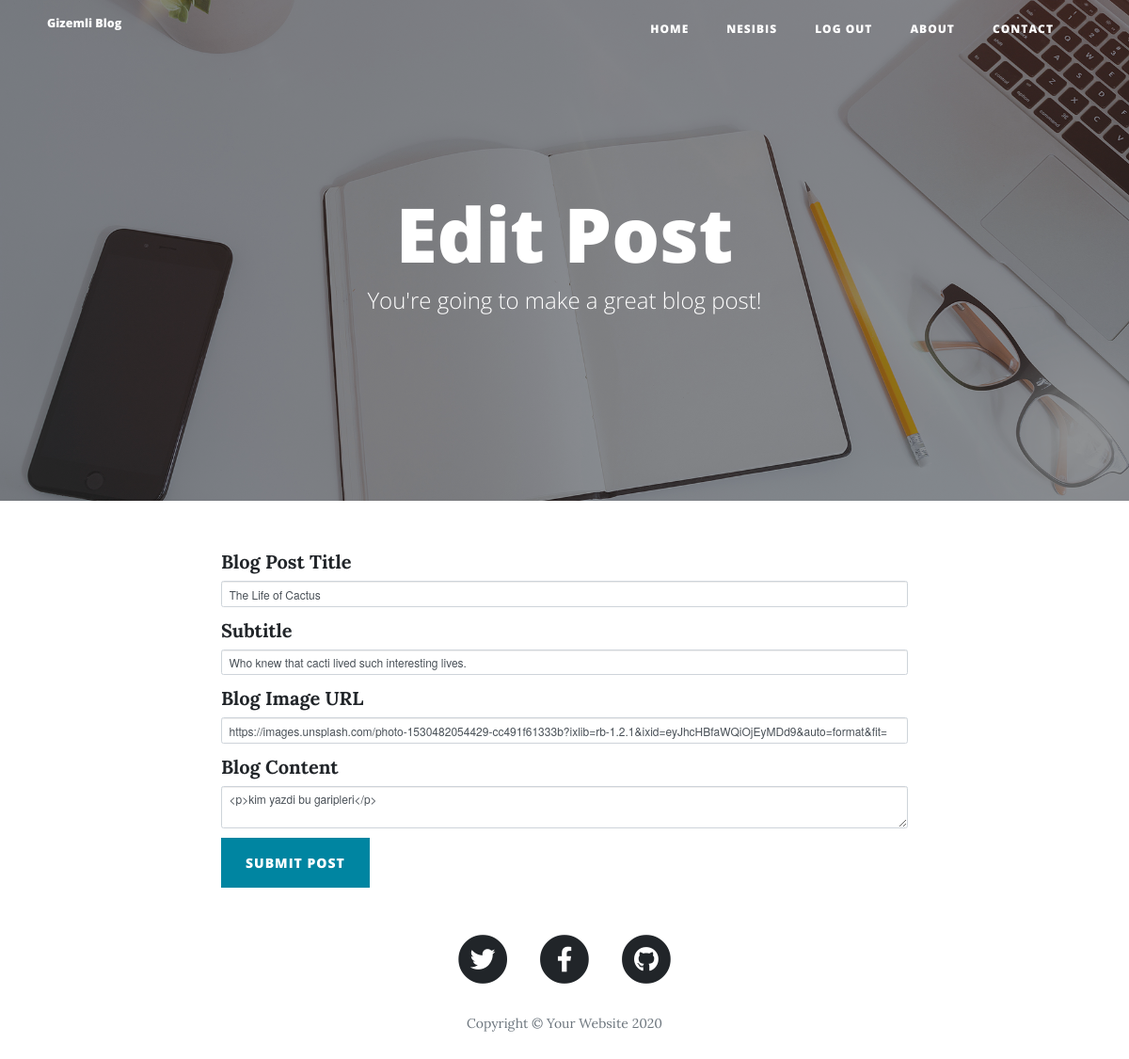
The app's page /edit-post/1 (signed in) with its own data.
### main.py (models this page shows)
class User(UserMixin, db.Model):
    __tablename__ = "users"
    id = db.Column(db.Integer, primary_key=True)
    email = db.Column(db.String(250),unique=True, nullable=False)
    password = db.Column(db.String(250), nullable=False)
    name = db.Column(db.String(250), nullable=False)
    posts = relationship("BlogPost", back_populates="author")
    comments = relationship("Comment", back_populates="comment_author")

class BlogPost(db.Model):
    __tablename__ = "blog_posts"
    id = db.Column(db.Integer, primary_key=True)
    author_id = db.Column(db.Integer, db.ForeignKey("users.id"))
    author = relationship("User", back_populates="posts")
    title = db.Column(db.String(250), unique=True, nullable=False)
    subtitle = db.Column(db.String(250), nullable=False)
    date = db.Column(db.String(250), nullable=False)
    body = db.Column(db.Text, nullable=False)
    img_url = db.Column(db.String(250), nullable=False)
    comments = relationship ("Comment", back_populates="parent_post")

### main.py (the view, shortened to what this page needs)
@app.route("/edit-post/<int:post_id>", methods=['GET','POST'])
@login_required
@admin_only
def edit_post(post_id):
    if current_user.id == 1:
        post = BlogPost.query.get(post_id)
        edit_form = CreatePostForm(
            title=post.title,
            subtitle=post.subtitle,
            img_url=post.img_url,
            author_id=current_user.id,
            body=post.body
        )
        return render_template("make-post.html", form=edit_form, is_edit=True)
    else:
        return redirect(url_for('get_all_posts'))

### forms.py
class CreatePostForm(FlaskForm):
    title = StringField("Blog Post Title", validators=[DataRequired()])
    subtitle = StringField("Subtitle", validators=[DataRequired()])
    img_url = StringField("Blog Image URL", validators=[DataRequired(), URL()])
    body = CKEditorField("Blog Content", validators=[DataRequired()])
    submit = SubmitField("Submit Post")

### main.py (called while the page is built)
def admin_only(f):
    @wraps(f)
    def decorated_function(*args, **kwargs):
        if current_user.id != 1:
            return abort(403)
        return f(*args, **kwargs)
    return decorated_function

@login_manager.user_loader
def load_user(user_id):
    return User.query.get(int(user_id))

### templates/make-post.html (shortened to what this page needs)
{% extends 'bootstrap/base.html' %}
{% import "bootstrap/wtf.html" as wtf %}
{% block content %}
{% include "header.html" %}
  <header class="masthead" style="background-image: url('{{ url_for('static', filename='img/edit-bg.jpg')}}')">
    <div class="overlay"></div>
    <div class="container">
      <div class="row">
        <div class="col-lg-8 col-md-10 mx-auto">
          <div class="page-heading">
            {% if is_edit: %}
            <h1>Edit Post</h1>
            {% else: %}
            <h1>New Post</h1>
            {% endif %}
            <span class="subheading">You're going to make a great blog post!</span>
          </div>
        </div>
      </div>
    </div>
  </header>
  <div class="container">
    <div class="row">
      <div class="col-lg-8 col-md-10 mx-auto">
        {{ wtf.quick_form(form, novalidate=True, button_map={"submit": "primary"}) }}
      </div>
    </div>
  </div>
{% include "footer.html" %}
{% endblock %}

### templates/header.html (shortened to what this page needs)
<!DOCTYPE html>
<html lang="en">
<head>
  <link href="{{ url_for('static', filename='vendor/bootstrap/css/bootstrap.min.css') }}" rel="stylesheet">
  <link href="{{ url_for('static', filename='vendor/fontawesome-free/css/all.min.css')}}" rel="stylesheet" type="text/css">
  <link href="{{ url_for('static', filename='css/clean-blog.min.css')}}" rel="stylesheet">
</head>
<body>
  <nav class="navbar navbar-expand-lg navbar-light fixed-top" id="mainNav">
    <div class="container">
      <a class="navbar-brand" href="{{url_for('get_all_posts')}}">Gizemli Blog</a>
      <div class="collapse navbar-collapse" id="navbarResponsive">
        <ul class="navbar-nav ml-auto">
          <li class="nav-item">
            <a class="nav-link" href="{{ url_for('get_all_posts') }}">Home</a>
          </li>
          {% if current_user.is_authenticated %}
          <li class="nav-item">
            <a class="nav-link">{{current_user.name}}</a>
          </li>
          <li class="nav-item">
            <a class="nav-link" href="{{ url_for('logout') }}">Log Out</a>
          </li>
          {%endif%}
          <li class="nav-item">
            <a class="nav-link" href="{{ url_for('about') }}">About</a>
          </li>
          <li class="nav-item">
            <a class="nav-link" href="{{ url_for('contact') }}">Contact</a>
          </li>
        </ul>
      </div>
    </div>
  </nav>

### templates/footer.html (shortened to what this page needs)
  <footer>
    <div class="container">
      <div class="row">
        <div class="col-lg-8 col-md-10 mx-auto">
          <ul class="list-inline text-center">
            <li class="list-inline-item">
              <a href="#">
                <span class="fa-stack fa-lg">
                  <i class="fas fa-circle fa-stack-2x"></i>
                  <i class="fab fa-twitter fa-stack-1x fa-inverse"></i>
                </span>
              </a>
            </li>
            <li class="list-inline-item">
              <a href="#">
                <span class="fa-stack fa-lg">
                  <i class="fas fa-circle fa-stack-2x"></i>
                  <i class="fab fa-facebook-f fa-stack-1x fa-inverse"></i>
                </span>
              </a>
            </li>
            <li class="list-inline-item">
              <a href="#">
                <span class="fa-stack fa-lg">
                  <i class="fas fa-circle fa-stack-2x"></i>
                  <i class="fab fa-github fa-stack-1x fa-inverse"></i>
                </span>
              </a>
            </li>
          </ul>
          <p class="copyright text-muted">Copyright &copy; Your Website 2020</p>
        </div>
      </div>
    </div>
  </footer>
</body>
</html>

### records on screen
User: name "NESIBIS"
BlogPost: title "The Life of Cactus", subtitle "Who knew that cacti lived such interesting lives.", img_url "https://images.unsplash.com/photo-1530482054429-cc491f61333b?ixlib=rb-1.2.1&ixid=eyJhcHBfaWQiOjEyMDd9&auto=format&fit=", body "<p>kim yazdi bu garipleri</p>"
